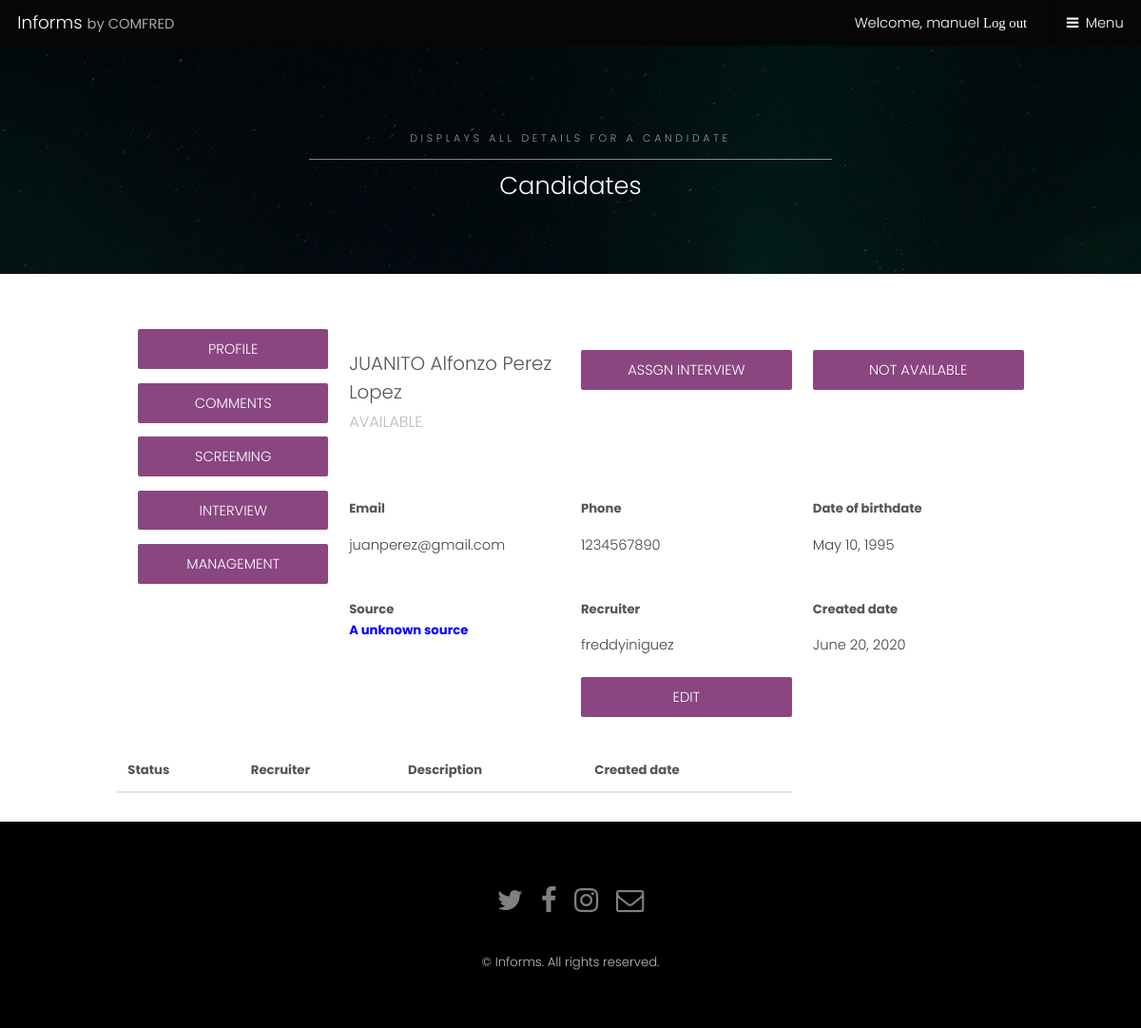
Screenshot of /candidates/profile/1 (signed in) with the database file from the repository.
### candidates/models.py (models this page shows, shortened)
class Candidate(models.Model):
    recruiter = models.ForeignKey(settings.AUTH_USER_MODEL, on_delete = models.CASCADE)
    first_name = models.CharField(null = False, max_length=50)
    second_name = models.CharField(null=True, blank=True, max_length=50)
    last_name = models.CharField(null=False, max_length=50)
    second_last_name = models.CharField(null=True, blank=True, max_length=50)
    birthdate = models.DateField(null=False)
    email = models.EmailField(null = False)
    phone = models.CharField(max_length=10, null=False, default='1234567890')
    comments = models.TextField(null=True, blank=True)
    created_date = models.DateField(null=False, default=timezone.now)
    SOURCE_OPTIONS = (
        ('SELECIONAR', 'SELECIONAR'),
        ('Bolsa de trabajo UV', 'Bolsa de trabajo UV'),
        ('OCC Mundial', 'OCC Mundial'),
        ('Buscotrabajo', 'Buscotrabajo'),
        ('Quierotrabajo', 'Quierotrabajo')
    )
    source = models.CharField(choices=SOURCE_OPTIONS, max_length=200, default='SELECCIONAR')
    STATUS_OPCIONS = (
        ('AVAILABLE', 'AVAILABLE'),
        ('INTERVIEW', 'INTERVIEW'),
        ('NOT AVAILABLE', 'NOT AVAILABLE'),
        ('HIRED', 'HIRED'),
    )
    status = models.CharField(choices=STATUS_OPCIONS, max_length=200, default='AVAILABLE')

### candidates/views.py (the view)
# urls.py: path('profile/<int:pk>', views.candidates_profile, name='candidate_profile'),
@login_required
def candidates_profile(request, pk):
    candidate = get_object_or_404(Candidate, pk=pk)
    comment_list = Comment.objects.filter(candidate=candidate, )
    return render(request, 'candidates/profile.html', { 'candidate': candidate, 'comments':comment_list})

### candidates/templates/candidates/profile.html (shortened to what this page needs)
{% extends 'candidates/base.html' %}
{% load static %}
{% block content %}
<section id="One" class="wrapper style3" style="background-image:url({% static 'images/bg.jpg' %})">
    <div class="inner">
        <header class="align-center">
            <p>Displays all details for a candidate</p>
            <h2>Candidates</h2>
        </header>
    </div>
</section>
<div id="main" class="container">
    <div class="row uniform">
        <div class="3u 12u$(small)">
            <ul style="list-style: none">
                <li ><a href="#" class="button special fit">Profile</a></li>
                <li><a href="#" class="button special fit">Comments</a></li>
                <li><a href="#" class="button special fit">Screeming</a></li>
                <li><a href="#" class="button special fit">Interview</a></li>
                <li><a href="#" class="button special fit">Management</a></li>
            </ul>
        </div>
        <div class="9u 12u$(small)">
            <div class="row uniform">
                <div class="4u 12u$(small)">
                    <header>
                        <h3>
                        {{candidate.first_name}}
                        {{candidate.second_name |default_if_none:''}}
                        {{candidate.last_name}}
                        {{candidate.second_last_name |default_if_none:''}}
                        </h3>
                        <p>{{ candidate.status }}</p>
                    </header>
                </div>
                <div class="4u 12u$(small)">
                    <a href="#" class="button special fit">Assgn Interview</a>
                </div>
                <div class="4u 12u$(small)">
                    {% if candidate.status == 'HIRED' %}
                        <p></p>
                    {% elif candidate.status == 'NOT AVAILABLE'%}
                        <a href="#" class="button special fit">Return to process</a>
                    {% else %}
                        <a href="#" class="button special fit">Not available</a>
                    {% endif %}
                </div>
            </div>
        </div>
            <div class="9u 12u$(small)">
                <div class="row uniform">
                    <div class="4u 12u$(small)">
                        <label>Email</label>
                        <p>{{ candidate.email }}</p>
                    </div>
                    <div class="4u 12u$(small)">
                        <label>Phone</label>
                        <p>{{ candidate.phone }}</p>
                    </div>
                    <div class="4u 12u$(small)">
                        <label>Date of birthdate</label>
                        <p>{{ candidate.birthdate }}</p>
                    </div>
                </div>
            </div>
            <div class="9u 12u$(small)">
                <div class="row uniform">
                    <div class="4u 12u$(small)">
                        <label>Source<label>
                        <p style="color: blue">A unknown source</p>
                    </div>
                    <div class="4u 12u$(small)">
                        <label>Recruiter</label>
                        <p>{{ candidate.recruiter }}</p>
                    </div>
                    <div class="4u 12u$(small)">
                        <label>Created date</label>
                        <p>{{ candidate.created_date }}</p>
                    </div>
                    <div class="4u 12u$(small)">
                        <a href="#" class="button special fit">Edit</a>
                    </div>
                </div>
            </div>
            <div  class="9u 12u$(small)" >
                <div class="row uniform">
                    <div class="12u 12u$(small)">
                        <table>
                            <thead>
                                <tr>
                                    <th>Status</th>
                                    <th>Recruiter</th>
                                    <th>Description</th>
                                    <th>Created date</th>
                                </tr>
                            </thead>
                        </table>
                    </div>
                </div>
            </div>
    </div>
</div>
{% endblock %}

### candidates/templates/candidates/base.html (shortened to what this page needs)
{% load static %}
<html>
    <head>
        <link rel="stylesheet" href="{% static 'css/main.css' %}" />
        <link rel="stylesheet" href="{% static 'css/font-awesome.min.css' %}" />
    </head>
    <body class="subpage">
			<header id="header">
				<div class="logo"><a href="{% url 'homepage' %}">Informs <span>by COMFRED</span></a></div>
				{% if user.is_authenticated %}
					<a href="{% url 'logout' %}?next=/">Welcome, {{user.username}} <span class="fa fa-sing-out">Log out</span></a>
				{% else %}
					<a href="/accounts/login/?next=/">Login <span class="fa fa-sing-in">Log out</span></a>
				{% endif %}
				<a href="#menu">Menu</a>
			</header>
        {% block content %}
        {% endblock %}
			<footer id="footer">
				<div class="container">
					<ul class="icons">
						<li><a href="#" class="icon fa-twitter"><span class="label">Twitter</span></a></li>
						<li><a href="#" class="icon fa-facebook"><span class="label">Facebook</span></a></li>
						<li><a href="#" class="icon fa-instagram"><span class="label">Instagram</span></a></li>
						<li><a href="#" class="icon fa-envelope-o"><span class="label">Email</span></a></li>
					</ul>
				</div>
				<div class="copyright">
					&copy; Informs. All rights reserved.
				</div>
			</footer>
    </body>
</html>

### rows the page displays
Candidate: first_name "JUANITO", second_name "Alfonzo", last_name "Perez", second_last_name "Lopez", status "AVAILABLE", email "juanperez@gmail.com", phone "1234567890", birthdate "May 10, 1995", recruiter "freddyiniguez", created_date "June 20, 2020"

### other values shown
{{ user.username }} "manuel"
